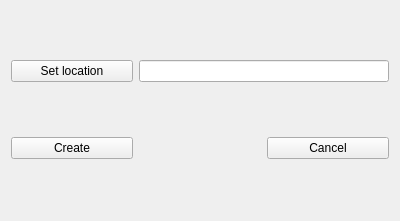
<?xml version="1.0" encoding="UTF-8"?>
<ui version="4.0">
 <class>Launcher</class>
 <widget class="QWidget" name="Launcher">
  <property name="geometry">
   <rect>
    <x>0</x>
    <y>0</y>
    <width>400</width>
    <height>221</height>
   </rect>
  </property>
  <property name="windowTitle">
   <string>Start a new project</string>
  </property>
  <layout class="QGridLayout" name="gridLayout">
   <item row="1" column="0">
    <widget class="QPushButton" name="createButton">
     <property name="text">
      <string>Create</string>
     </property>
    </widget>
   </item>
   <item row="0" column="0">
    <widget class="QPushButton" name="setLocButton">
     <property name="text">
      <string>Set location</string>
     </property>
    </widget>
   </item>
   <item row="1" column="2">
    <widget class="QPushButton" name="cancelButton">
     <property name="text">
      <string>Cancel</string>
     </property>
    </widget>
   </item>
   <item row="0" column="1" colspan="2">
    <widget class="QLineEdit" name="directoryLE"/>
   </item>
  </layout>
 </widget>
 <resources/>
 <connections/>
</ui>
